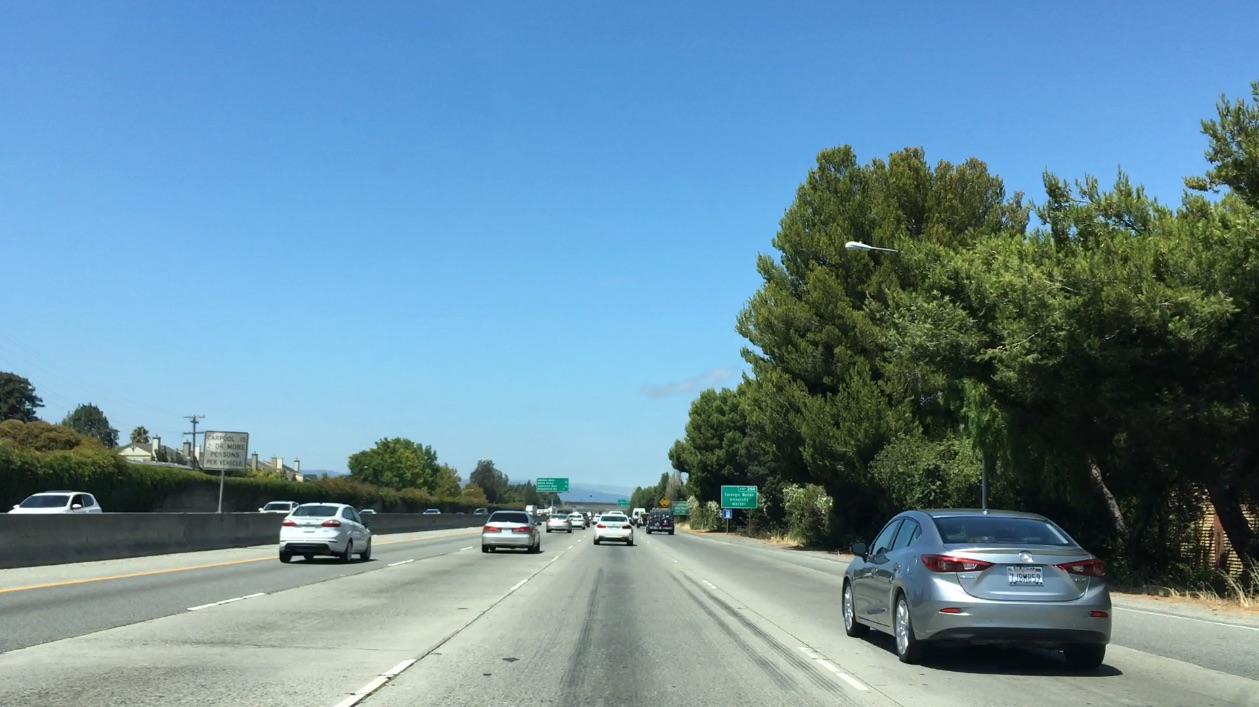
#> input picture 116-Vehicle-Lane-Detection_Tracking-master/Vehicle-Lane-Detection_Tracking-master/test_images/bbox-example-image.jpg, 1259 x 707 px
$ python -i util_pipe.py   (imports and definitions only)   (older library calls are emulated)
#> lines starting #> are read from the running program, lines starting #| are printed output that depends on the picture; after the words box and inside, x2 and y2 are one past the last pixel; in counts of white or black regions, pixels touching at a corner belong together
import numpy as np
import cv2

def abs_sobel_thresh(img, sobel_kernel=3, orient='x', thresh=(0,255)):
    # Apply the following steps to img
    # 1) Convert to grayscale
    # 2) Take the derivative in x or y given orient = 'x' or 'y'
    # 3) Take the absolute value of the derivative or gradient
    # 4) Scale to 8-bit (0 - 255) then convert to type = np.uint8
    # 5) Create a mask of 1's where the scaled gradient magnitude
            # is > thresh_min and < thresh_max
    # 6) Return this mask as your binary_output image
#> called with sobel_kernel = 3, orient = 'x', thresh = (20, 255)
    gray = cv2.cvtColor(img, cv2.COLOR_RGB2GRAY)
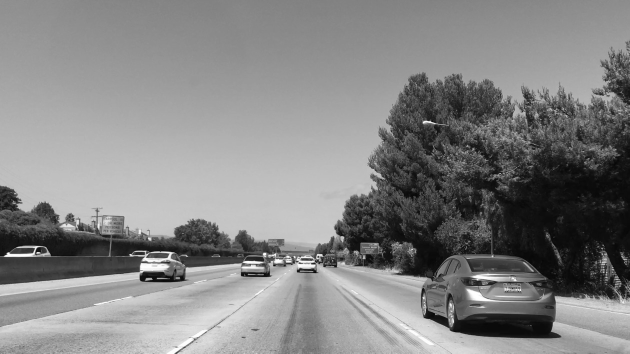
#> gray: shape (707, 1259) (shown at 1/2 size); min 1, max 255, mean 132.2
    if orient=='x':
        abs_sobel = np.absolute(cv2.Sobel(gray, cv2.CV_64F, 1, 0))
    if orient=='y':
        abs_sobel = np.absolute(cv2.Sobel(gray, cv2.CV_64F, 0, 1))
    scaled_sobel = np.uint8(255*abs_sobel/np.max(abs_sobel))
    binary_output = np.zeros_like(scaled_sobel)
    binary_output[(scaled_sobel >= thresh[0]) & (scaled_sobel <= thresh[1])] = 1
    return binary_output

# [40 lines left out: functions mag_thresh, dir_threshold, histogram_equalize, not called in this run]


# Gradient and Color Thresholds

def scale(img, factor=255.0):
    scale_factor = np.max(img)/factor
    return (img/scale_factor).astype(np.uint8)

# [11 lines left out: functions derivative, grad, not called in this run]

# lambda function of binary operation
land = lambda *x: np.logical_and.reduce(x)
lor = lambda *x: np.logical_or.reduce(x)

# return image in threshold (min, max)
# [34 lines left out: functions threshold, color_select, highlight, pipeline_hbs, not called in this run]

def rgb_select(img, channel='R', thresh=(200, 255)):
    if channel == 'G':
        X = img[:, :, 1]
    elif channel == 'B':
        X = img[:, :, 2]
    else: # default to R
        X = img[:, :, 0]
    binary = np.zeros_like(X)
    binary[(X > thresh[0]) & (X <= thresh[1])] = 1
    return binary

# [11 lines left out: function lab_select, not called in this run]

# Define a function that thresholds the channel of HLS
# Use exclusive lower bound (>) and inclusive upper (<=)
def hls_select(img, channel='S', thresh=(220, 255)):
    hls = cv2.cvtColor(img, cv2.COLOR_RGB2HLS)
    if channel == 'H':
        X = hls[:, :, 0]
    elif channel == 'L':
        X = hls[:, :, 1]
    else: # default to S
        X = hls[:, :, 2]

    binary = np.zeros_like(X)
    binary[(X > thresh[0]) & (X <= thresh[1])] = 1
    return binary

def color_mask(hsv,low,high):
    # Return mask from HSV
    mask = cv2.inRange(hsv, low, high)
    return mask

# [5 lines left out: function apply_color_mask, not called in this run]

def apply_yw_mask(img):
    image_HSV = cv2.cvtColor(img,cv2.COLOR_RGB2HSV)
    yellow_hsv_low  = np.array([ 0,  100,  100])
    yellow_hsv_high = np.array([ 80, 255, 255])
    white_hsv_low  = np.array([ 0,   0,   160])
    white_hsv_high = np.array([ 255,  80, 255])
    mask_yellow = color_mask(image_HSV,yellow_hsv_low,yellow_hsv_high)
    mask_white = color_mask(image_HSV,white_hsv_low,white_hsv_high)
    mask_YW_image = cv2.bitwise_or(mask_yellow,mask_white)
    return mask_YW_image

# [44 lines left out: functions apply_yw_mask2, color_threshold, combine, not called in this run]

# pipeline of all binaries
def pipeline_grad(img, x_thresh=(20, 255), r_thresh=(220,255), s_thresh=(100, 255)):
    gradx = abs_sobel_thresh(img, orient='x', sobel_kernel=3, thresh=x_thresh)
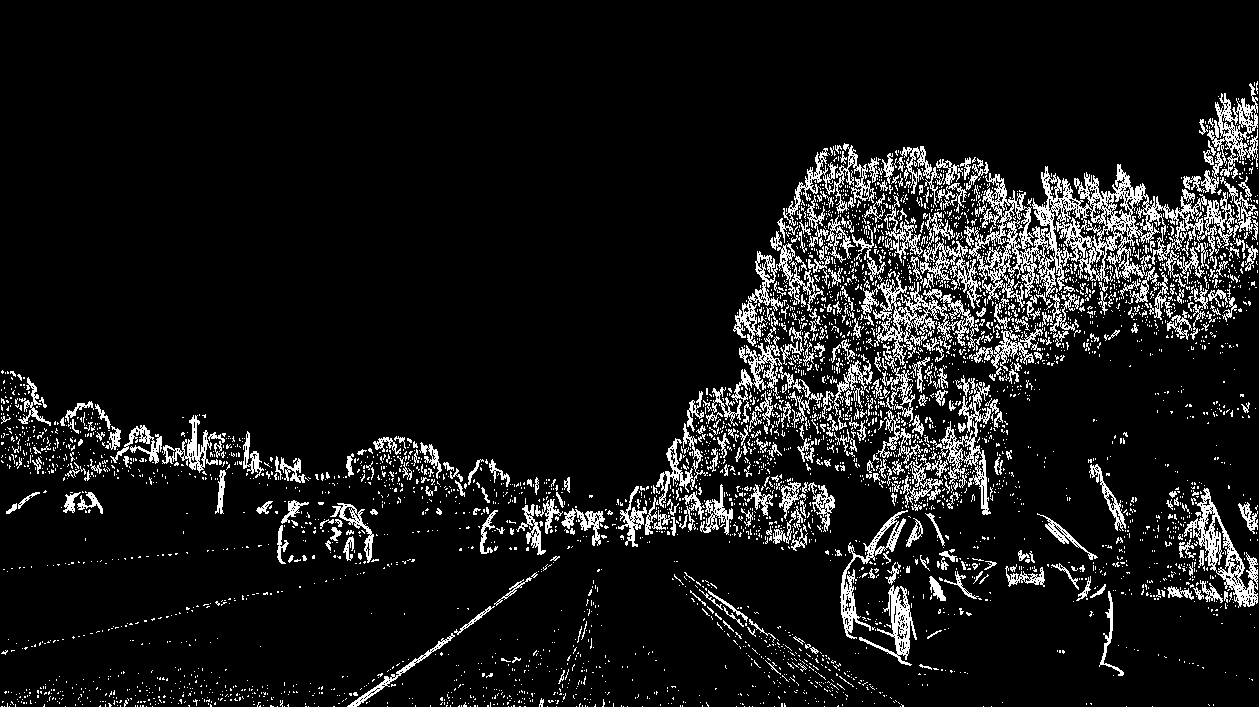
#> gradx: shape (707, 1259); values 0 (black) and 1 (white), 9.4% white in thin lines or dots, all inside (x1, y1, x2, y2) = (1, 81, 1258, 707)
    r_binary = rgb_select(img, channel='R', thresh=r_thresh)
#> r_binary: shape (707, 1259); values 0 (black) and 1 (white), 0.58% white; 205 white regions (172 under 20 px), largest, box (x1, y1, x2, y2) and area: (281, 527, 336, 540) 547, (935, 579, 1004, 603) 485, (333, 676, 388, 707) 427
    s_binary = hls_select(img, channel='S', thresh=s_thresh)
#> in hls_select, `X = hls[:, :, 2]`:
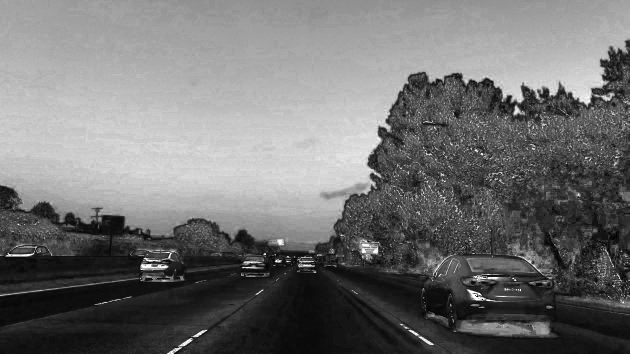
#> X: shape (707, 1259) (shown at 1/2 size); min 0, max 255, mean 113.3
#> s_binary: shape (707, 1259); values 0 (black) and 1 (white), 52.3% white; 124 black regions (117 under 20 px), largest, box (x1, y1, x2, y2) and area: (0, 80, 1259, 707) 423881, (1034, 506, 1050, 514) 87, (1063, 520, 1070, 528) 43
    l_binary = hls_select(img, channel='L', thresh=s_thresh)
#> l_binary: shape (707, 1259); values 0 (black) and 1 (white), 71% white; 325 black regions (292 under 20 px), largest, box (x1, y1, x2, y2) and area: (618, 106, 1259, 677) 206227, (0, 372, 568, 569) 47258, (482, 511, 550, 554) 805
    yw_binary = apply_yw_mask(img)
    yw_binary[(yw_binary !=0)] = 1
#> yw_binary: shape (707, 1259); values 0 (black) and 1 (white), 20.7% white; 1864 white regions (1700 under 20 px), largest, box (x1, y1, x2, y2) and area: (0, 511, 631, 707) 72086, (623, 524, 1160, 707) 43151, (92, 383, 727, 500) 20270
    # c_binary,_,_ = combine(img)
    combined = np.zeros_like(gradx)
    combined[(yw_binary == 1) & (r_binary == 1) | (s_binary == 1) ] = 1
    # combined[((l_binary == 1) & (s_binary == 1) | (gradx == 1) | (yw_binary == 1))] = 1
    # combined[((l_binary == 1) & (yw_binary == 1) | (gradx == 1) | (s_binary == 1) | (r_binary == 1))] = 1
    return combined

# [68 lines left out: functions pipeline_rsv, pipeline_lb, pipeline_rlb, pipeline_edge, pipeline_YW, not called in this run]


>>> import cv2
>>> picture = cv2.cvtColor(cv2.imread('test_images/bbox-example-image.jpg'), cv2.COLOR_BGR2RGB)
>>> result = pipeline_grad(picture)
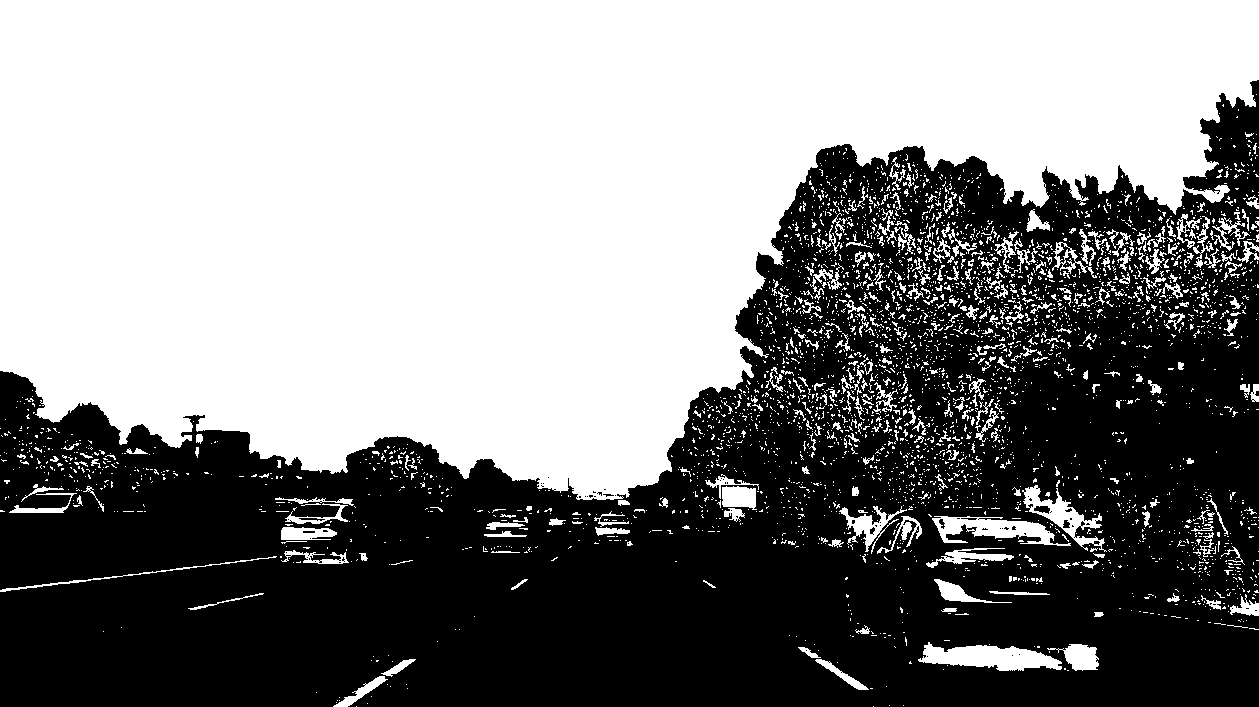
#> result: shape (707, 1259); values 0 (black) and 1 (white), 52.4% white; 113 black regions (105 under 20 px), largest, box (x1, y1, x2, y2) and area: (0, 80, 1259, 707) 422849, (1034, 506, 1050, 514) 87, (299, 518, 325, 521) 45

$ run again, on 116-Vehicle-Lane-Detection_Tracking-master/Vehicle-Lane-Detection_Tracking-master/test_images/straight_lines1.jpg
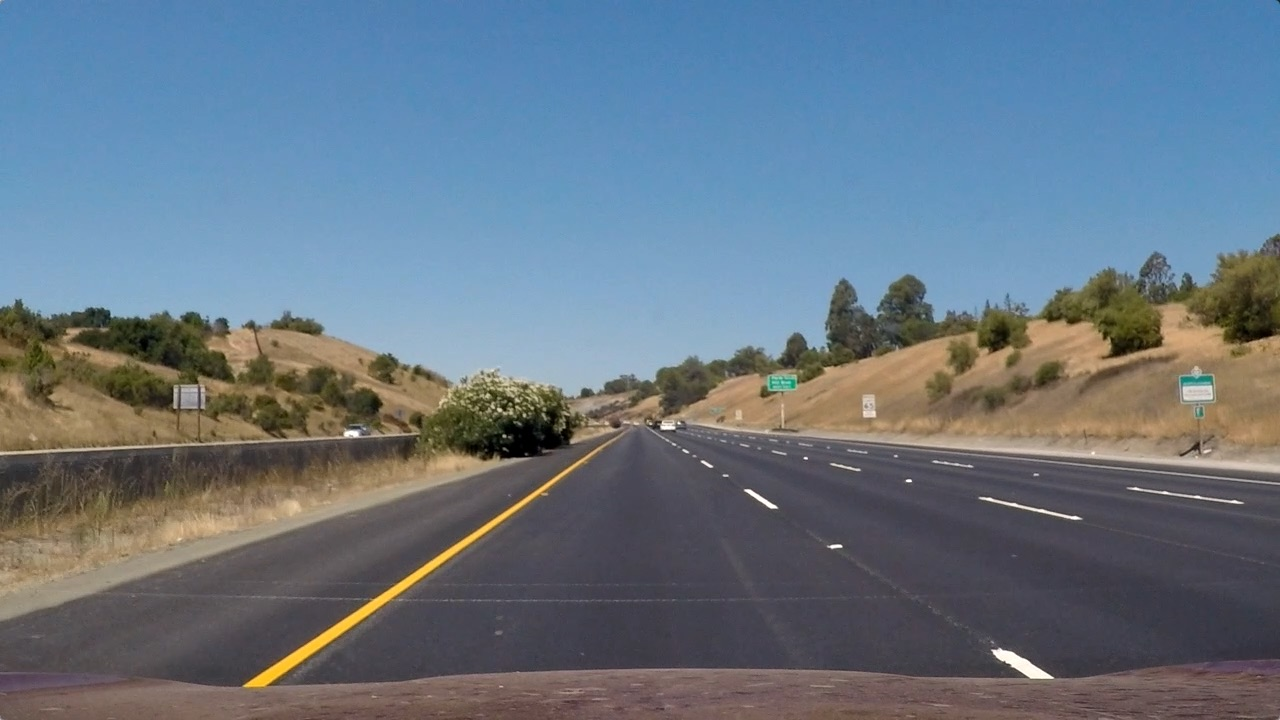
#> input picture 116-Vehicle-Lane-Detection_Tracking-master/Vehicle-Lane-Detection_Tracking-master/test_images/straight_lines1.jpg, 1280 x 720 px
#> in pipeline_grad, `gradx = abs_sobel_thresh(img, orient='x', sobel_kernel=3, thresh=x_thr..`:
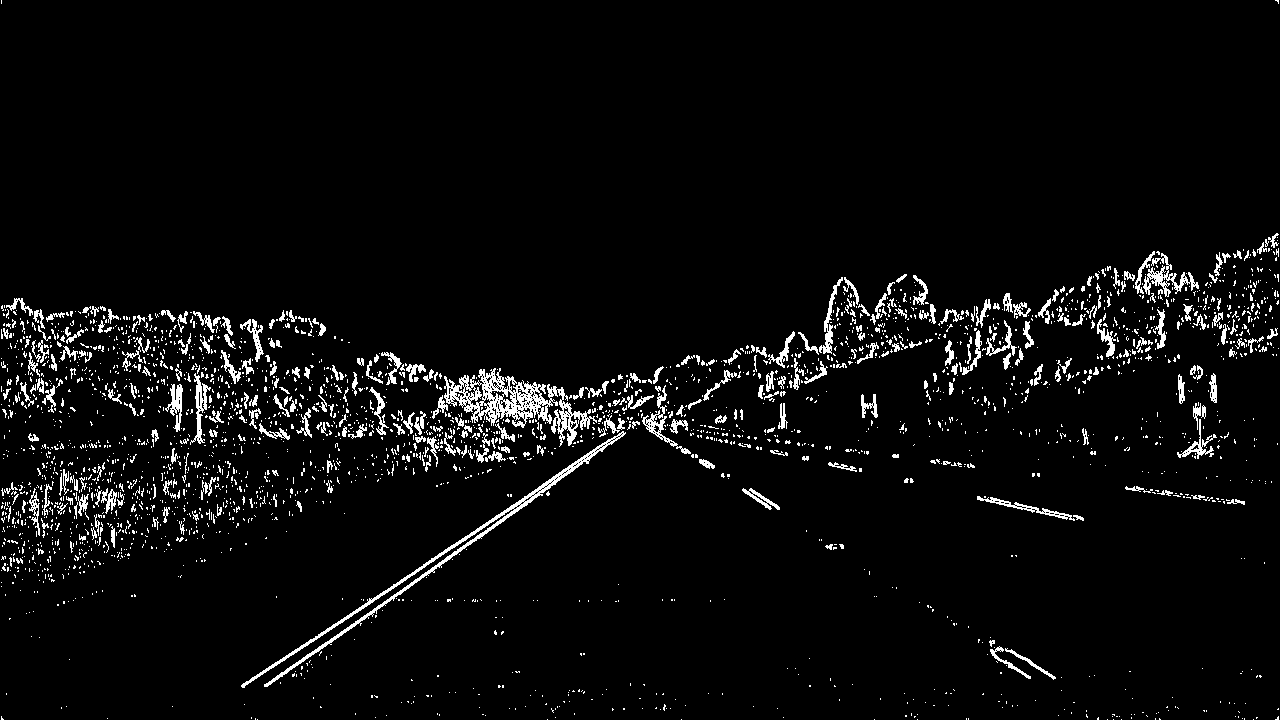
#> gradx: shape (720, 1280); values 0 (black) and 1 (white), 4.4% white in thin lines or dots
#> r_binary: shape (720, 1280); values 0 (black) and 1 (white), 0.43% white; 45 white regions (36 under 20 px), largest, box (x1, y1, x2, y2) and area: (245, 461, 581, 687) 2620, (992, 649, 1053, 679) 622, (982, 498, 1080, 519) 175
#> hls: shape (720, 1280, 3); mean of channels 0, 1, 2 85.5, 117, 67
#> s_binary: shape (720, 1280); values 0 (black) and 1 (white), 33.4% white; 1102 white regions (947 under 20 px), largest, box (x1, y1, x2, y2) and area: (0, 0, 1280, 316) 281235, (244, 452, 594, 689) 4725, (1098, 301, 1163, 359) 2066
#> l_binary: shape (720, 1280); values 0 (black) and 1 (white), 62.1% white; 550 black regions (480 under 20 px), largest, box (x1, y1, x2, y2) and area: (267, 414, 1280, 720) 193291, (0, 275, 1032, 720) 121832, (1033, 234, 1280, 360) 13370
#> image_HSV: shape (720, 1280, 3); mean H, S, V 85.5, 85, 143.4
#> mask: shape (720, 1280); 6.1% white; 555 white regions (503 under 20 px), largest, box (x1, y1, x2, y2) and area: (784, 256, 1280, 431) 15524, (0, 333, 264, 451) 11070, (1025, 368, 1280, 446) 6370
#> mask: shape (720, 1280); 6.6% white; 410 white regions (328 under 20 px), largest, box (x1, y1, x2, y2) and area: (0, 277, 842, 398) 36443, (686, 413, 1280, 473) 7272, (99, 459, 524, 583) 5563
#> mask_YW_image: shape (720, 1280); 12.7% white; 872 white regions (751 under 20 px), largest, box (x1, y1, x2, y2) and area: (0, 277, 842, 433) 38418, (780, 256, 1280, 431) 15581, (0, 330, 419, 455) 15458
#> in pipeline_grad, `yw_binary[(yw_binary !=0)] = 1`:
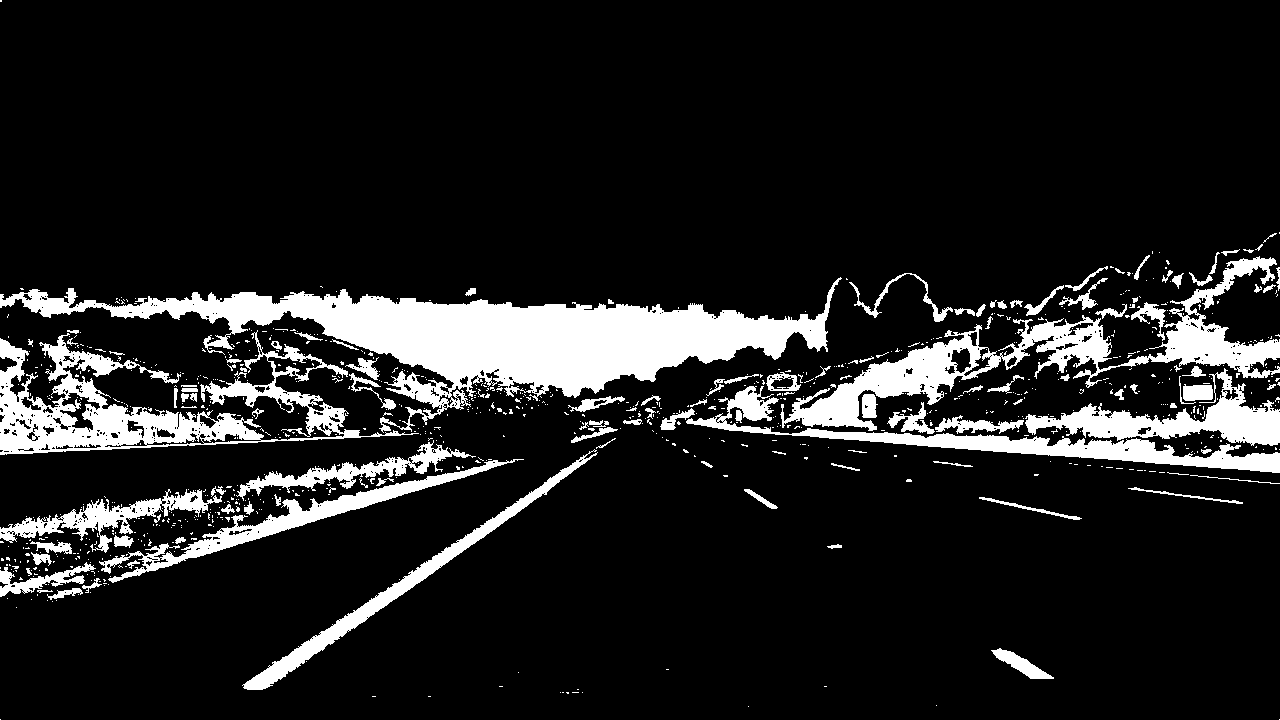
#> yw_binary: shape (720, 1280); values 0 (black) and 1 (white), 12.7% white; 872 white regions (751 under 20 px), largest, box (x1, y1, x2, y2) and area: (0, 277, 842, 433) 38418, (780, 256, 1280, 431) 15581, (0, 330, 419, 455) 15458
